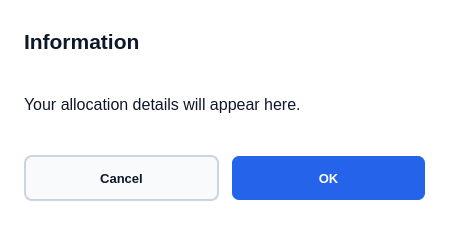
<?xml version='1.0' encoding='utf-8'?>
<ui version="4.0">
 <!-- Message dialog එකේ මුල් පෙනුමයි; දිග messages C++ හි fitMessage() මගින් ගළපයි. -->
 <class>CustomAlertDialog</class>
 <!-- CustomAlertDialog: කුඩා dialog කවුළුව; name එක C++ code එකේද භාවිත විය හැක. -->
 <widget class="QDialog" name="CustomAlertDialog">
  <!-- ස්ථානය x/y වලින්ද ප්‍රමාණය width/height වලින්ද වෙනස් කරන්න. -->
  <property name="geometry">
   <rect>
    <x>0</x>
    <y>0</y>
    <width>450</width>
    <height>225</height>
   </rect>
  </property>
  <!-- titleLbl: text/image පෙන්වන label එක; name එක C++ code එකේද භාවිත විය හැක. -->
  <widget class="QLabel" name="titleLbl">
   <!-- ස්ථානය x/y වලින්ද ප්‍රමාණය width/height වලින්ද වෙනස් කරන්න. -->
   <property name="geometry">
    <rect>
     <x>24</x>
     <y>24</y>
     <width>402</width>
     <height>34</height>
    </rect>
   </property>
   <!-- true නම් ඉඩ මදි text එක ඊළඟ පේළියට යයි. -->
   <property name="wordWrap">
    <bool>true</bool>
   </property>
   <property name="textFormat">
    <enum>Qt::PlainText</enum>
   </property>
   <!-- මෙම control එකේ font නම, size සහ bold බව මෙහි වෙනස් කරන්න. -->
   <property name="font">
    <font>
     <pointsize>16</pointsize>
     <bold>true</bold>
    </font>
   </property>
   <!-- පෙන්වන text එක මෙහි වෙනස් කරන්න; dynamic text C++ මගින් නැවත යෙදිය හැක. -->
   <property name="text">
    <string>Information</string>
   </property>
  </widget>
  <!-- messageLbl: text/image පෙන්වන label එක; name එක C++ code එකේද භාවිත විය හැක. -->
  <widget class="QLabel" name="messageLbl">
   <!-- ස්ථානය x/y වලින්ද ප්‍රමාණය width/height වලින්ද වෙනස් කරන්න. -->
   <property name="geometry">
    <rect>
     <x>24</x>
     <y>70</y>
     <width>402</width>
     <height>69</height>
    </rect>
   </property>
   <property name="textFormat">
    <enum>Qt::PlainText</enum>
   </property>
   <!-- මෙම control එකේ font නම, size සහ bold බව මෙහි වෙනස් කරන්න. -->
   <property name="font">
    <font>
     <pointsize>12</pointsize>
    </font>
   </property>
   <!-- true නම් ඉඩ මදි text එක ඊළඟ පේළියට යයි. -->
   <property name="wordWrap">
    <bool>true</bool>
   </property>
   <!-- පෙන්වන text එක මෙහි වෙනස් කරන්න; dynamic text C++ මගින් නැවත යෙදිය හැක. -->
   <property name="text">
    <string>Your allocation details will appear here.</string>
   </property>
  </widget>
  <!-- cancelBtn: ක්ලික් කළ හැකි button එක; name එක C++ code එකේද භාවිත විය හැක. -->
  <widget class="QPushButton" name="cancelBtn">
   <!-- ස්ථානය x/y වලින්ද ප්‍රමාණය width/height වලින්ද වෙනස් කරන්න. -->
   <property name="geometry">
    <rect>
     <x>24</x>
     <y>155</y>
     <width>195</width>
     <height>46</height>
    </rect>
   </property>
   <!-- Control එක මෙයට වඩා කුඩා කිරීමට ඉඩ නොදෙන ප්‍රමාණයයි. -->
   <property name="minimumSize">
    <size>
     <width>120</width>
     <height>40</height>
    </size>
   </property>
   <property name="cursor">
    <cursorShape>PointingHandCursor</cursorShape>
   </property>
   <!-- පෙන්වන text එක මෙහි වෙනස් කරන්න; dynamic text C++ මගින් නැවත යෙදිය හැක. -->
   <property name="text">
    <string>Cancel</string>
   </property>
   <!-- මෙම control එකේ font නම, size සහ bold බව මෙහි වෙනස් කරන්න. -->
   <property name="font">
    <font>
     <pointsize>10</pointsize>
     <bold>true</bold>
    </font>
   </property>
  </widget>
  <!-- okBtn: ක්ලික් කළ හැකි button එක; name එක C++ code එකේද භාවිත විය හැක. -->
  <widget class="QPushButton" name="okBtn">
   <!-- ස්ථානය x/y වලින්ද ප්‍රමාණය width/height වලින්ද වෙනස් කරන්න. -->
   <property name="geometry">
    <rect>
     <x>231</x>
     <y>155</y>
     <width>195</width>
     <height>46</height>
    </rect>
   </property>
   <!-- Control එක මෙයට වඩා කුඩා කිරීමට ඉඩ නොදෙන ප්‍රමාණයයි. -->
   <property name="minimumSize">
    <size>
     <width>120</width>
     <height>40</height>
    </size>
   </property>
   <property name="cursor">
    <cursorShape>PointingHandCursor</cursorShape>
   </property>
   <!-- පෙන්වන text එක මෙහි වෙනස් කරන්න; dynamic text C++ මගින් නැවත යෙදිය හැක. -->
   <property name="text">
    <string>OK</string>
   </property>
   <!-- මෙම control එකේ font නම, size සහ bold බව මෙහි වෙනස් කරන්න. -->
   <property name="font">
    <font>
     <pointsize>10</pointsize>
     <bold>true</bold>
    </font>
   </property>
  </widget>
  <!-- මෙම control එකේ පාට, border, padding සහ radius සඳහා CSS rules මෙහි ඇත. -->
  <property name="styleSheet">
   <string notr="true">QDialog { background-color: #FFFFFF; color: #0F172A; }
QLabel { color: #0F172A; background: transparent; }
QLineEdit, QComboBox { background-color: #F8FAFC; color: #0F172A; border: 1px solid #CBD5E1; border-radius: 7px; padding: 8px; }
QLineEdit:focus, QComboBox:focus { border: 1px solid #2563EB; }
QComboBox QAbstractItemView { background-color: #F8FAFC; color: #0F172A; selection-background-color: #2563EB; selection-color: white; border: 1px solid #CBD5E1; }
QPushButton { background-color: #2563EB; color: white; border: 2px solid transparent; border-radius: 8px; padding: 2px 14px; }
QPushButton:focus, QPushButton:default { border-color: #0F172A; }
QPushButton:hover { border-color: #CBD5E1; }
QPushButton:disabled { background-color: #CBD5E1; color: #0F172A; }
QPushButton#cancelBtn, QPushButton#closeBtn { background-color: #F8FAFC; color: #0F172A; border-color: #CBD5E1; }
QGroupBox { color: #0F172A; border: 1px solid #CBD5E1; border-radius: 8px; margin-top: 16px; padding-top: 10px; }
QGroupBox::title { subcontrol-origin: margin; left: 12px; padding: 0 4px; }</string>
  </property>
  <!-- මෙම control එකේ font නම, size සහ bold බව මෙහි වෙනස් කරන්න. -->
  <property name="font">
   <font>
    <family>Segoe UI</family>
    <pointsize>10</pointsize>
   </font>
  </property>
  <!-- Control එක මෙයට වඩා කුඩා කිරීමට ඉඩ නොදෙන ප්‍රමාණයයි. -->
  <property name="minimumSize">
   <size>
    <width>450</width>
    <height>225</height>
   </size>
  </property>
 </widget>
 <resources />
 <connections />
</ui>
